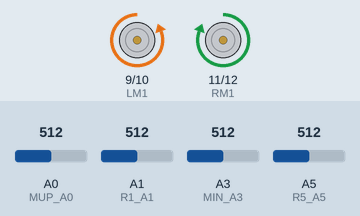
The sketch below on a simulated Arduino Uno, built with avr-gcc and run on an emulated ATmega328P. Shown: motor-driver pin pairs drawn as motors (green arrow = first pin HIGH = forward, orange = second pin HIGH = backward, longer = more drive). Inputs (shaded band) come from the test bench; at power-on: A0 (MUP_A0) = 512, A1 (R1_A1) = 512, A3 (MIN_A3) = 512, A5 (R5_A5) = 512.

Above: at 1.2 s.
1.3 s: A0 (MUP_A0) set to 108
2.8 s: A0 (MUP_A0) set to 95
At 3.8 s:
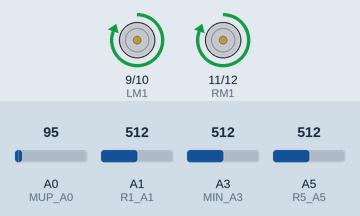
4.3 s: A0 (MUP_A0) set to 306
At 4.9 s:
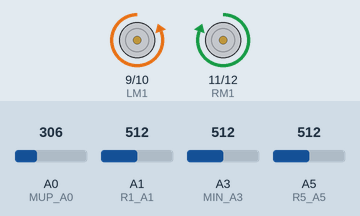
5.8 s: A1 (R1_A1) set to 104
7.3 s: A1 (R1_A1) set to 89
At 8.4 s:
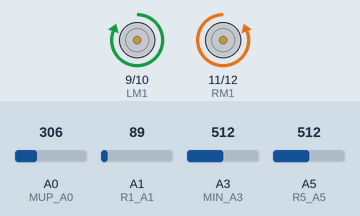
8.8 s: A1 (R1_A1) set to 110
At 10.4 s:
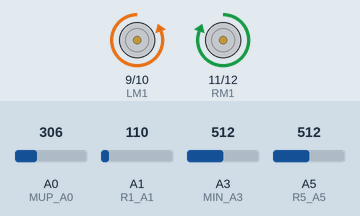
Timing chart, 0 to 11.5 s (numbered marks = the images above; inputs shaded):
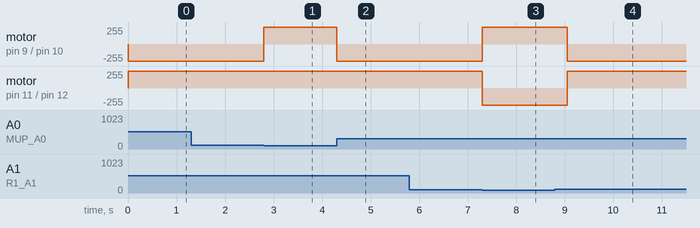

The sketch:

RAT_MAZE_SOLVER_CODE.ino
```cpp
int R1_A1=A1;
int MIN_A3=A3;
int R5_A5=A5;
int MUP_A0=A0;
int VCC=4;

//Current voltage Out for Middle_front_print

//int VCC =3;

//-----------------------------------------------------------------------declaration motor--configration----
int LM1=9; //left_motor
int LM2=10;//left_motor
int RM1=11;//right_motor
int RM2=12;//right_motor
//------------------------------------------------------------------------------------sensor_configration-
int Left=0;
int Middle=0;
int Right=0;
int Middle_Upper=0;

int t1=0;
int t=0;

void setup()
{

//------------------------------------------------------------
pinMode(Left,INPUT);

pinMode(Middle,INPUT);

pinMode(Right,INPUT);

pinMode(Middle_Upper,INPUT);

pinMode(VCC,OUTPUT);

//--------M_O_T_O_R-------------------------------------------

  pinMode(LM1,OUTPUT);
  pinMode(LM2,OUTPUT);
  pinMode(RM1,OUTPUT);
  pinMode(RM2,OUTPUT);
 // pinMode(4,OUTPUT);


}

void loop()
{

   t=20;
   t1=100-t;
   digitalWrite(4,HIGH);
   delayMicroseconds(t1);

   Left=analogRead(R5_A5);
   Middle=analogRead(MIN_A3);
   Right=analogRead(R1_A1);
   Middle_Upper=analogRead(MUP_A0);


//---------------------------------------------------------------------------------return-------------------------------------------------------------------------------------------------------

//return

 if((Left>100)&&(Middle>100)&&(Middle_Upper>100)&&(Right>100)) //path End
{

         digitalWrite(LM1, LOW);digitalWrite(RM1,HIGH);
         digitalWrite(LM2, HIGH); digitalWrite(RM2,LOW);

         //delay(350);
}

//forward//------------------------------------------------------------------------------------------------------------------------------------------------------------------------------------
else if((Left>100)&&(Middle<100)&&(Middle_Upper<100)&&(Right>100)) //bot_on_the_track
{

         digitalWrite(LM1, HIGH);digitalWrite(RM1,HIGH);
         digitalWrite(LM2, LOW); digitalWrite(RM2,LOW);

         //delay(350);
}
//new
else if((Left>100)&&(Middle>100)&&(Middle_Upper<100)&&(Right>100)) //bot_on_the_track
{

         digitalWrite(LM1, HIGH);digitalWrite(RM1,HIGH);
         digitalWrite(LM2, LOW); digitalWrite(RM2,LOW);

         //delay(350);
}


else if((Left<100)&&(Middle<100)&&(Middle_Upper<100)&&(Right>100))  //avoid_left_branch
{

         digitalWrite(LM1, HIGH);digitalWrite(RM1,HIGH);
         digitalWrite(LM2, LOW); digitalWrite(RM2,LOW);

         //delay(350);
}


else if((Left<100)&&(Middle>100)&&(Middle_Upper<100)&&(Right>100))  //avoid_left_branch
{

         digitalWrite(LM1, HIGH);digitalWrite(RM1,HIGH);
         digitalWrite(LM2, LOW); digitalWrite(RM2,LOW);

         delay(350);
}


//right-------------------------------------------------------------------------------------------------------------------------------------------------------------------------------------------
else if((Left>100)&&(Middle<100)&&(Middle_Upper<100)&&(Right<100)) //recogniiase the right branch
{

         digitalWrite(LM1, HIGH);digitalWrite(RM1,LOW);
         digitalWrite(LM2, LOW); digitalWrite(RM2,HIGH);
         delay(350);
         //delay(350);
}

else if((Left>100)&&(Middle>100)&&(Middle_Upper>100)&&(Right<100)) //recogniiase the right branch
{

         digitalWrite(LM1, HIGH);digitalWrite(RM1,LOW);
         digitalWrite(LM2, LOW); digitalWrite(RM2,HIGH);
         delay(350);
         //delay(350);
}
//----------------------------------
else if((Left<100)&&(Middle<100)&&(Middle_Upper>100)&&(Right<100)) //recogniiase the right branch
{

         digitalWrite(LM1, HIGH);digitalWrite(RM1,LOW);
         digitalWrite(LM2, LOW); digitalWrite(RM2,HIGH);
         delay(350);
         //delay(350);
}


else if((Left<100)&&(Middle>100)&&(Middle_Upper>100)&&(Right<100)) //recogniiase the right branch
{

         digitalWrite(LM1, HIGH);digitalWrite(RM1,LOW);
         digitalWrite(LM2, LOW); digitalWrite(RM2,HIGH);
         delay(350);
         //delay(350);
}


else if((Left>100)&&(Middle<100)&&(Middle_Upper>100)&&(Right<100)) //recogniiase the right path
{

         digitalWrite(LM1, HIGH);digitalWrite(RM1,LOW);
         digitalWrite(LM2, LOW); digitalWrite(RM2,HIGH);

         //delay(350);
}

//left
else if((Left<100)&&(Middle<100)&&(Middle_Upper>100)&&(Right>100)) //recogniiase the right path
{

         digitalWrite(LM1, LOW);digitalWrite(RM1,HIGH);
         digitalWrite(LM2, LOW); digitalWrite(RM2,LOW);

         //delay(350);
}


//end


else if((Left<100)&&(Middle<100)&&(Middle_Upper<100)&&(Right<100)) //recogniiase the right path
{

         digitalWrite(LM1, LOW);digitalWrite(RM1,LOW);
         digitalWrite(LM2, LOW); digitalWrite(RM2,LOW);

         //delay(350);
}


}

//else
```

Measured:
- the behaviour switches between 100 and 99 on A0 (MUP_A0) (found by bisection; images 0 and 1)
- the behaviour switches between 100 and 99 on A1 (R1_A1) (found by bisection; images 2 and 3)
- after the input at 1.3 s, every drawn part: stays the same
- after the input at 2.8 s, motor on pin 9 (LM1) / pin 10 (LM2): backward 255/255 → forward 255/255 at once
- after the input at 4.3 s, motor on pin 9 (LM1) / pin 10 (LM2): forward 255/255 → backward 255/255 at once
- after the input at 5.8 s, every drawn part: stays the same
- after the input at 7.3 s, motor on pin 9 (LM1) / pin 10 (LM2): backward 255/255 → forward 255/255 at once; motor on pin 11 (RM1) / pin 12 (RM2): forward 255/255 → backward 255/255 at once
- after the input at 8.8 s, motor on pin 9 (LM1) / pin 10 (LM2): forward 255/255 → backward 255/255 after 0.25 s; motor on pin 11 (RM1) / pin 12 (RM2): backward 255/255 → forward 255/255 after 0.25 s
